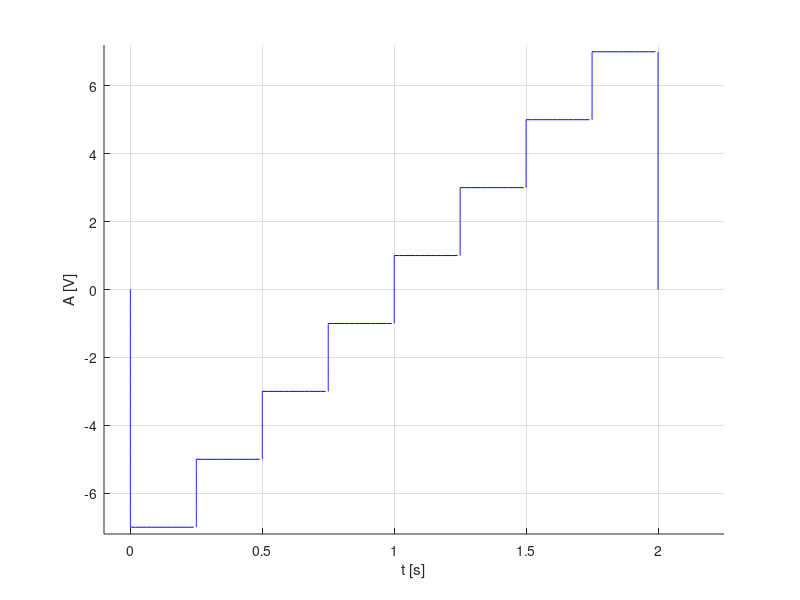

MATLAB code for this plot:
%Se va genera un semnal cu rezolutie temporara de 2ms, 20ms
%200ms pentru un semnal continuu de tipul:

%3. Semnal dreptunghiular multinivel, aleator
%? Durata fiecarui nivel: 0,25 s.
%? Nivelurile
%a) {-1, 1}
%b) {-3,-1,1,3}
%c) {-5,-3,-1,1,3,5}
%d) {-7,-5,-3,-1,1,3,5,7}

hold on
xlabel('t [s]'),ylabel('A [V]')
%d) nivelurile {-7,-5,-3,-1,1,3,5,7}
%Rezolutia temporara de 20ms

%y variaza de la 0 la -7
y=0:-0.02:-7;
x=y*0;
plot(x,y,'b')
%nivel -7
x = 0: 0.02: 1/4;
y = -7+0*x;
plot(x, y, 'b'),grid

%x=1/4;y variaza de la -7 la -5
y=-7:0.02:-5;
x=y*0+1/4;
plot(x,y,'b')

%nivel -5
x = 1/4:0.02:1/2;
y=-5+0*x;
plot(x,y,'b')

%x=1/2;y variaza de la -5 la -3
y=-5:0.02:-3;
x=y*0+1/2;
plot(x,y,'b')

%nivel -3
x = 1/2:0.02:3/4;
y=-3+x*0;
plot(x,y,'b')

%x=3/4;y variaza de la -3 la -1
y=-3:0.02:-1;
x=y*0+3/4;
plot(x,y,'b')

%nivel -1
x = 3/4:0.02:1;
y=-1+x*0;
plot(x,y,'b')

%x=1;y variaza de la -1 la 1;
y=-1:0.02:1;
x=y*0+1;
plot(x,y,'b')

%nivel 1
x = 1:0.02:5/4;
y=1+x*0;
plot(x,y,'b')

%x=5/4;y variaza de la 1 la 3
y=1:0.02:3;
x=y*0+5/4;
plot(x,y,'b')

%nivel 3
x = 5/4:0.02:6/4;
y=3+x*0;
plot(x,y,'b')

%x=6/4;y variaza de la 3 la 5
y=3:0.02:5;
x=y*0+6/4;
plot(x,y,'b')

%nivel 5
x = 6/4:0.02:7/4;
y=5+x*0;
plot(x,y,'b')

%x=7/4;y variaza de la 5 la 7
y=5:0.02:7;
x=7/4+y*0;
plot(x,y,'b')

%nivel 7
x = 7/4:0.02:8/4;
y=7+x*0;
plot(x,y,'b')

%x=2;y variaza de la 7 la 0
y=7:-0.02:0;
x=2+y*0;
plot(x,y,'b')

axis([-0.1 2.25 -7.2 7.2])